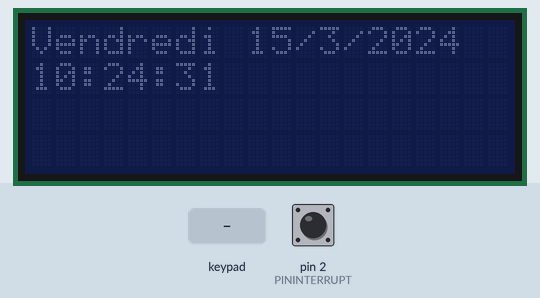
A sketch run on a simulated Arduino Uno, built with avr-gcc and run on an emulated ATmega328P. Shown: 20×4 character LCD. The test bench sets the inputs (shaded band); at power-on: pin 2 (PININTERRUPT) HIGH. The local clock reads 2024-03-15 10:24:30 at power-on unless the sketch sets it; what the sketch prints to the serial monitor is not drawn.

Above: at 1.2 s.
1.3 s: key 'A' pressed
At 2.5 s:
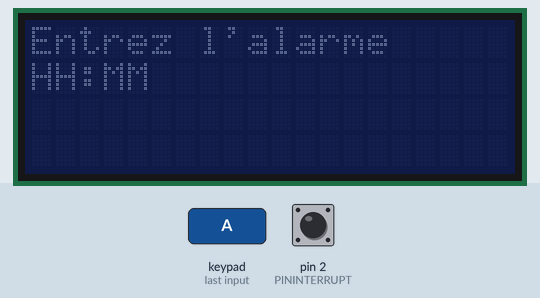
2.8 s: keypad keys 6 5 4 3 * pressed 0.4 s apart
At 5.9 s:
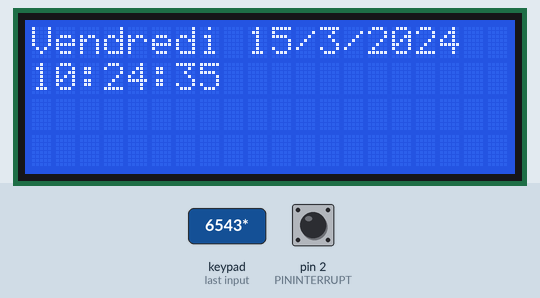
6.3 s: key 'B' pressed
At 6.6 s:
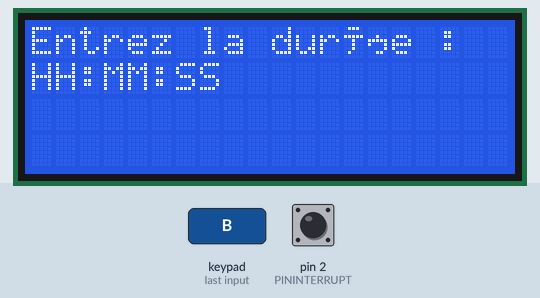
7.8 s: keypad keys 1 0 9 8 7 # pressed 0.4 s apart
At 9.8 s:
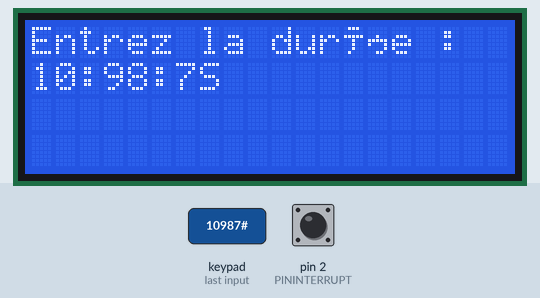
11.7 s: key 'C' pressed
At 12.9 s:
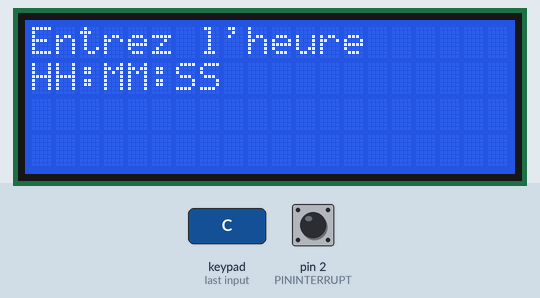
13.2 s: keypad keys 1 0 9 8 7 * pressed 0.4 s apart
At 15.8 s:
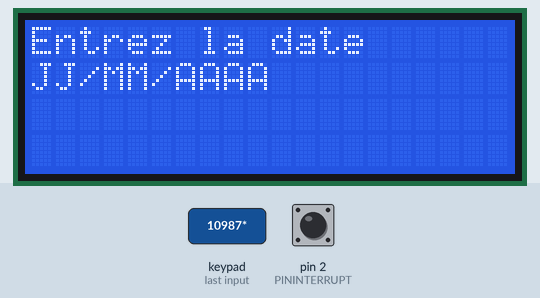
Timing chart, 0 to 17.3 s (numbered marks = the images above; inputs shaded):
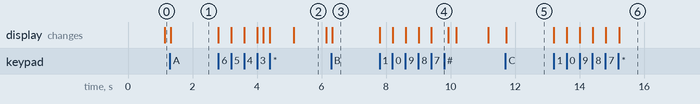

Measured:
- after the input at 1.3 s, the display: changes at once (image 1)
- after the input at 2.8 s, the display: first changes at once (image 2 shows a later state)
- after the input at 6.3 s, the display: changes at once (image 3)
- after the input at 7.8 s, the display: first changes at once (image 4 shows a later state)
- after the input at 11.7 s, the display: changes at once (image 5)
- after the input at 13.2 s, the display: first changes at once (image 6 shows a later state)

The sketch:

FMJYJWFI8J9UA48.ino
```cpp
/*
24-07-2017-13h17 = Je peux entrer une heure, une date et un jour de semaine et ca s'affiche bien dans le lcd et ca se met dans des variables.
31-07-2017-14h47 = Je peux entrer l'heure/date en time_t et l'afficher sur le LCD
03-08-2017-14h35 = Un interrupt s'affiche sur le lcd au bon moment
07-08-2017-14h12 = Compte à rebours ok


3. Bouton pour la backlight (bouton physique on/off)
5. Avoir un effet lumineux lors d'un interrupt (6 LED qui éclaire l'une après l'autre en cercle?)
6. Avoir un effet sonore lors d'un interrupt (https://diyhacking.com/arduino-audio-player/, un genre de petite mélodie type cellulaire genre?)
9. Alimentation à base de pile (attn 9V -> 5V direct = pas bon) + Pouvoir afficher l'état de la pile?
12. Affichage sur le LCD propre
16. Assurer la précision des alarmes : doit sonner exactement 10 sec après avoir mis le dernier chiffre -> CHANGE? (voir sur qq heures si c'est le meme écart)
20. Afficher l'heure avec des leading 0 si nécessaire
21. Msg d'erreur si date/heure invalide sur le lcd
24. Bouton back? "*"
25. S'assurer que ca sonne pas à 0:0:0
26. Penser à une façon pour que je désactive pas facilement une alarme (D) (ex. bouton rigide?)
27. Bouton power
28. Erreur si countdown 24h et + (match_hours seulement)
29. Éviter le plus possible les refresh visibles

7. Clairer le code pour qu'il soit le plus clair possible + doc string
8. Faire un KiCad complet du circuit qui est clair
10. Prévoir implantation permanente (eagle + etching? ou plaque avec trous?)
11. Esthétisme du produit fini
13. Test de toutes les fonctions
14. sauver le code sur github
15. Penser à ce que je recherche dans un réveille-matin
18. Charger les piles au complet
*/


#include <Wire.h>
#include <LiquidCrystal_I2C.h>
#include <Keypad.h>
#include <DS3232RTC.h>
#include <Time.h>

#define DS3231_I2C_ADDRESS 0x68
#define PININTERRUPT 2

LiquidCrystal_I2C lcd(0x3F, 2, 1, 0, 4, 5, 6, 7, 3, POSITIVE);

const byte ROWS = 4;
const byte COLS = 4;
char keys[ROWS][COLS] = {
  {'1', '2', '3', 'A'},
  {'4', '5', '6', 'B'},
  {'7', '8', '9', 'C'},
  {'*', '0', '#', 'D'}
};
byte colPins[COLS] = {6, 5, 4, 3};
byte rowPins[ROWS] = {10, 9, 8, 7};
Keypad keypad = Keypad(makeKeymap(keys), rowPins, colPins, ROWS, COLS);
time_t actualTime;
time_t countdownTargetTimeT;
time_t countdownLCD;
char keyPressed;
bool backlightFlag;
volatile bool clockInterrupt = false;
String alarmlcd1 = "";
String alarmlcd2 = "";


String timeTToString(time_t t) {

  String strTimeT = "";
  strTimeT = strTimeT + String(hour(t)) + ":" + String(minute(t)) + ":" + String(second(t));
  return strTimeT;
}

String dateTToString(time_t t) {
  String strDateT = "";
  String dayOfWeekLong[] = {"Samedi", "Dimanche", "Lundi", "Mardi", "Mercredi", "Jeudi", "Vendredi"};
  strDateT = strDateT + dayOfWeekLong[weekday(t)] + " " + String(day(t)) + "/" + String(month(t)) + "/" + String(year());
  return strDateT;
}

void clearLine(int line) {
  lcd.setCursor(0, line);
  lcd.print("                    ");
}


void setup() {
  Wire.begin();
  Serial.begin(9600);

  lcd.begin(20, 4);
  lcd.clear();
  lcd.noBacklight();
  backlightFlag = false;

  setSyncProvider(RTC.get); // sync time.h et rtc
  Serial.println("RTCsync");
  if (timeStatus() != timeSet) {
    Serial.println("Erreur");
  }


  RTC.squareWave(SQWAVE_NONE);
  pinMode(PININTERRUPT, INPUT_PULLUP);
  attachInterrupt(digitalPinToInterrupt(PININTERRUPT), clockTrigger, FALLING);
}

void setTimeMenu() {
  String timeToSet;
  String dateToSet;
  String dayOfWeekToSet;

  lcd.clear();
  lcd.setCursor(0, 0);
  lcd.print("Entrez l'heure");
  lcd.setCursor(0, 1);
  lcd.print("HH:MM:SS");
  lcd.setCursor(0, 1);

  for (int i = 0; i <= 5; i++) {
    keyPressed = keypad.waitForKey();
    if (keyPressed) {
      if (i == 2 || i == 4) {
        lcd.print(":");
      }
      lcd.print(keyPressed);
      timeToSet = timeToSet + keyPressed; // HHMMSS
    }
  }

  lcd.clear();
  lcd.setCursor(0,0);
  lcd.print("Entrez la date");
  lcd.setCursor(0, 1);
  lcd.print("JJ/MM/AAAA");
  lcd.setCursor(0, 1);

  for (int i = 0; i <= 7; i++) {
    keyPressed = keypad.waitForKey();
    if (keyPressed) {
      if (i == 2 || i == 4) {
        lcd.print("/");
      }
      lcd.print(keyPressed);
      dateToSet = dateToSet + keyPressed; // JJMMAAAA
    }
  }

  Serial.println(timeToSet);
  Serial.println(dateToSet);
  if (isValidTime(timeToSet) == true || isValidDate(dateToSet) == true) {
    tmElements_t tm;
    time_t t;
    tm.Year = dateToSet.substring(6).toInt();
    tm.Year = y2kYearToTm(tm.Year);
    tm.Month = dateToSet.substring(2, 4).toInt();
    tm.Day = dateToSet.substring(0, 2).toInt();
    tm.Hour = timeToSet.substring(0, 2).toInt();
    tm.Minute = timeToSet.substring(2, 4).toInt();
    tm.Second = timeToSet.substring(4).toInt();
    t = makeTime(tm);
    RTC.set(t);
    setTime(t);
  }
  else {
    Serial.println("Heure/date invalide");
  }
  lcd.clear();
}


void setAlarm2() {
  String alarmToSet;

  lcd.clear();
  lcd.setCursor(0, 0);
  lcd.print("Entrez l'alarme");
  lcd.setCursor(0, 1);
  lcd.print("HH:MM");
  lcd.setCursor(0, 1);

  for (int i = 0; i <= 3; i++) {
    keyPressed = keypad.waitForKey();
    if (keyPressed) {
      if (i == 2) {
        lcd.print(":");
      }
      lcd.print(keyPressed);
      alarmToSet = alarmToSet + keyPressed; // HHMM
    }
  }

  Serial.println(alarmToSet.substring(2).toInt());
  Serial.println(alarmToSet.substring(0, 2).toInt());


  if (isValidTime(alarmToSet) == true) {
    RTC.setAlarm(ALM2_MATCH_HOURS, 0, alarmToSet.substring(2).toInt(), alarmToSet.substring(0, 2).toInt(), 1);
    RTC.alarm(ALARM_2);
    RTC.alarmInterrupt(ALARM_2, true);
    alarmlcd2 = "Alarme : " + String(alarmToSet.substring(0, 2).toInt()) + ":" + String(alarmToSet.substring(2).toInt());
  }

  else {
    Serial.println("Heure/date invalide");
  }

  lcd.clear();
  displayAlarms();
}

void clockTrigger() {
  clockInterrupt = true;
}

time_t setCountdown() {
  String countdownToSet;

  lcd.clear();
  lcd.setCursor(0, 0);
  lcd.print("Entrez la durée :");
  lcd.setCursor(0, 1);
  lcd.print("HH:MM:SS");
  lcd.setCursor(0, 1);

  for (int i = 0; i <= 5; i++) {
    keyPressed = keypad.waitForKey();
    if (keyPressed) {
      if (i == 2 || i == 4) {
        lcd.print(":");
      }
      lcd.print(keyPressed);
      countdownToSet = countdownToSet + keyPressed; // HHMMSS
    }
  }

  int countdownHours = countdownToSet.substring(0, 2).toInt();
  int countdownMinutes = countdownToSet.substring(2, 4).toInt();
  int countdownSeconds = countdownToSet.substring(4).toInt();
  time_t nowTime = now(); // pas que ca change pendant l'assignation
  tmElements_t tmcountdown;
  tmcountdown.Year = String(year(nowTime)).substring(2).toInt();
  tmcountdown.Year = y2kYearToTm(tmcountdown.Year);
  tmcountdown.Month = month(nowTime);
  tmcountdown.Day = day(nowTime);
  tmcountdown.Hour = countdownHours + hour(nowTime);
  tmcountdown.Minute = countdownMinutes + minute(nowTime);
  tmcountdown.Second = countdownSeconds + second(nowTime);
  countdownTargetTimeT = makeTime(tmcountdown);

  RTC.setAlarm(ALM1_MATCH_HOURS, second(countdownTargetTimeT), minute(countdownTargetTimeT), hour(countdownTargetTimeT), 1);
  RTC.alarm(ALARM_1);
  RTC.alarmInterrupt(ALARM_1, true);
  alarmlcd1 = "Alarme : " + timeTToString(countdownTargetTimeT);
  lcd.clear();
  Serial.println("_________INFO_____________");
  Serial.println(timeTToString(countdownTargetTimeT));
  Serial.println("__________END INFO_____________");
}


void displayTime() {
  if (actualTime != now()) {
    actualTime = now();
    clearLine(1);
    lcd.setCursor(0, 1);
    lcd.print(timeTToString(actualTime));
    Serial.println(timeTToString(actualTime));
    clearLine(0);
    lcd.setCursor(0, 0);
    lcd.print(dateTToString(actualTime));
    Serial.println(dateTToString(actualTime));

    if (alarmlcd1 != "") {
      clearLine(3);
      countdownLCD = countdownTargetTimeT - now();
      lcd.setCursor(0,3);
      lcd.print(timeTToString(countdownLCD));
    }
  }


}

void displayAlarms() {

  if (alarmlcd1 == "") {
    clearLine(3);
  }

  else {
    lcd.setCursor(0, 3);
    lcd.print(alarmlcd1);
  }

  if (alarmlcd2 == "") {
    clearLine(2);
  }

  else {
    lcd.setCursor(0, 2);
    lcd.print(alarmlcd2);
  }
}

bool isValidTime(String time) {
  // time = HHMMSS
  int hours = time.substring(0, 2).toInt();
  int minutes = time.substring(2, 4).toInt();
  int seconds = time.substring(4).toInt();

  if (hours <= 24 && hours >= 0 &&
    minutes <= 59 && minutes >= 0 &&
    seconds <= 59 && seconds >= 0 &&
    time.toInt() != 0) {
    return true;
  }

  else {
    return false;
  }
}

bool isValidDate(String date) {
  // date = JJMMAAAA
  int days = date.substring(0, 2).toInt();
  int months = date.substring(2, 4).toInt();
  int years = date.substring(4).toInt();

  if (days <= 31 && days >= 1 &&
    months <= 12 && months >= 1 &&
    years >= 1970 && date.toInt() != 0) {
    return true;
  }

  else {
    return false;
  }
}


void loop() {

  keyPressed = keypad.getKey();
  if (keyPressed == 'A') {
    // Setter l'alarme
    setAlarm2();
  }

  else if (keyPressed == 'B') {
    // Compte à rebours/chrono
    setCountdown();
  }

  else if (keyPressed == 'C') {
    //Modifier heure ou voir l'heure
    setTimeMenu();
  }

  else if (keyPressed == 'D') {
    // désactiver toutes les alarmes -> penser à mettre un bouton rigide moins facilement accrochable
    RTC.alarmInterrupt(ALARM_2, false);
    alarmlcd2 = "";
    RTC.alarmInterrupt(ALARM_1, false);
    alarmlcd1 = "";
    displayAlarms();
  }

  else if (keyPressed == '*') {
    if (backlightFlag == true) {
      lcd.noBacklight();
      backlightFlag = false;
    }
    else if (backlightFlag == false) {
      lcd.backlight();
      backlightFlag = true;
    }
  }

  else if (keyPressed == '#') {
    // clairer alarmes déclenchées
    displayAlarms();
  }

  if (clockInterrupt) {
    Serial.print("interrupt");
    if (RTC.alarm(ALARM_2)) {
      clearLine(2);
      lcd.setCursor(0, 2);
      lcd.print("ALARME 2!!");
      RTC.alarmInterrupt(ALARM_2, false);
      alarmlcd2 = "";
    }
    if (RTC.alarm(ALARM_1)) {
      clearLine(3);
      lcd.setCursor(0, 3);
      lcd.print("ALARME 1!!");
      RTC.alarmInterrupt(ALARM_1, false);
      alarmlcd1 = "";

    }
    clockInterrupt = false;
    // Son & lumieres
  }
  displayTime();
}
```
